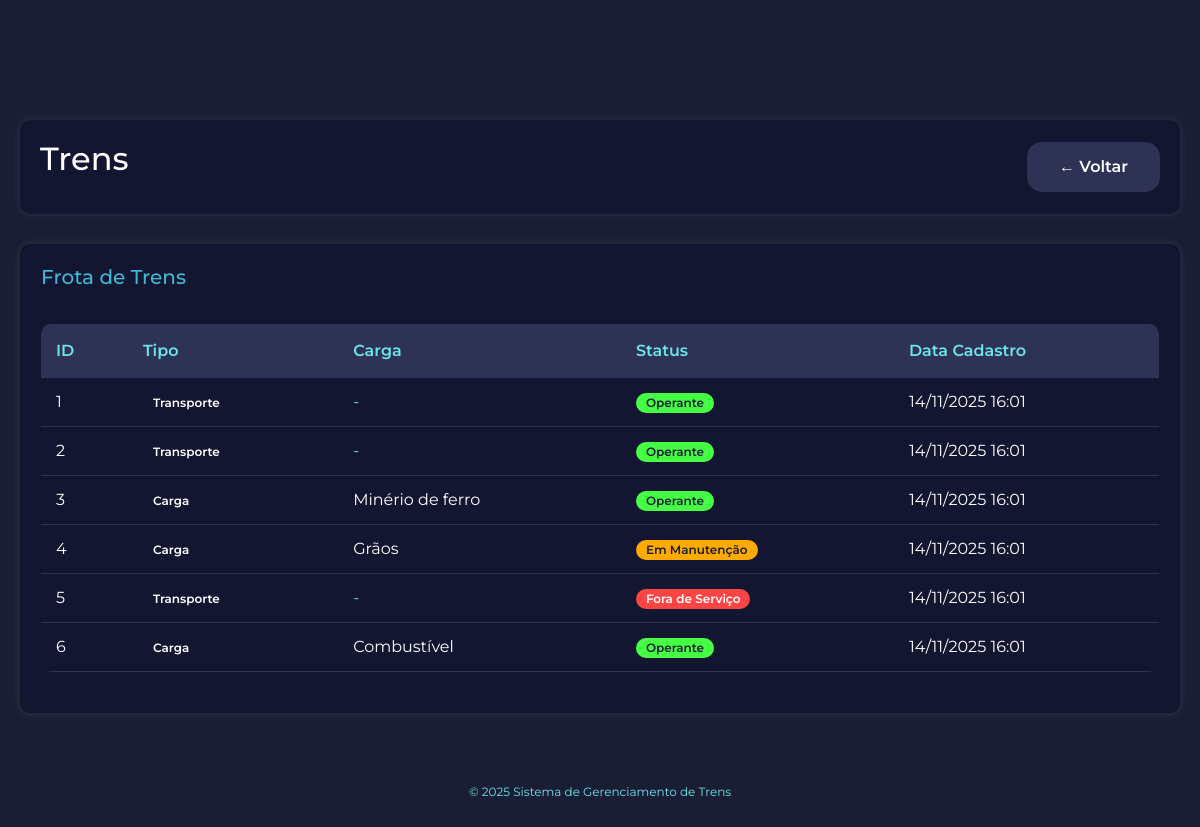
/trens/listar.php (signed in), run on the app's committed database.
### tables this page shows
CREATE TABLE trens (
    id_trem INT NOT NULL AUTO_INCREMENT PRIMARY KEY,
    tipo_trem ENUM('transporte', 'carga') NOT NULL,
    carga_trem VARCHAR(100) DEFAULT NULL,
    status_trem ENUM('operante', 'em_manutencao', 'fora_de_servico') NOT NULL DEFAULT 'operante',
    criado_em TIMESTAMP DEFAULT CURRENT_TIMESTAMP,
    atualizado_em TIMESTAMP DEFAULT CURRENT_TIMESTAMP ON UPDATE CURRENT_TIMESTAMP,
    
    INDEX idx_tipo (tipo_trem),
    INDEX idx_status (status_trem)
);

### verificar_sessao.php (called while the page is built, shortened)
<?php
function estaLogado() {
    return isset($_SESSION['logado']) &&
           $_SESSION['logado'] === true &&
           isset($_SESSION['usuario_id']);
}
function ehAdmin() {
    return isset($_SESSION['usuario_tipo']) &&
           $_SESSION['usuario_tipo'] === 'admin';
}
?>

### config.php (called while the page is built, shortened)
<?php
function sanitizar($texto) {
    return htmlspecialchars($texto, ENT_QUOTES, 'UTF-8');
}
function formatarTimestamp($timestamp) {
    $dt = new DateTime($timestamp);
    return $dt->format('d/m/Y H:i');
}
?>

### trens/listar.php (the view, shortened to what this page needs)
<?php
require_once '../verificar_sessao.php';
require_once '../config.php';
$ehAdmin = ehAdmin();
try {
    $sql = "SELECT * FROM trens ORDER BY criado_em DESC";
    $stmt = $pdo->query($sql);
    $trens = $stmt->fetchAll();
} catch(PDOException $e) {
    $erro = "Erro ao buscar trens.";
    $trens = [];
}
?>
<!DOCTYPE html>
<html lang="pt-BR">
<head>
    <link href="https://cdn.jsdelivr.net/npm/bootstrap@5.3.8/dist/css/bootstrap.min.css" rel="stylesheet">
    <link rel="stylesheet" href="../css/estilo.css">
</head>
<body>
    <div class="container" style="padding-top: 120px;">
        <div class="header-dashboard">
            <h1>Trens</h1>
            <?php if ($ehAdmin): ?>
                <div style="display: flex; gap: 10px;">
                    <a href="cadastrar.php" class="botao botao-primario">Novo Trem</a>
                    <a href="../dashboard.php" class="botao botao-secundario">← Voltar</a>
                </div>
            <?php else: ?>
                <a href="../dashboard.php" class="botao botao-secundario">← Voltar</a>
            <?php endif; ?>
        </div>
        <div class="card">
            <h2>Frota de Trens</h2>
            <?php if (empty($trens)): ?>
                <p style="text-align: center; color: #6ce5e8; padding: 20px;">
                    Nenhum trem cadastrado.
                </p>
            <?php else: ?>
                <div class="tabela-container">
                    <table class="tabela">
                        <thead>
                            <tr>
                                <th>ID</th>
                                <th>Tipo</th>
                                <th>Carga</th>
                                <th>Status</th>
                                <th>Data Cadastro</th>
                            </tr>
                        </thead>
                        <tbody>
                            <?php foreach($trens as $trem): ?>
                            <tr>
                                <td><?= $trem['id_trem'] ?></td>
                                <td>
                                    <span class="badge <?= $trem['tipo_trem']?>">
                                        <?= ucfirst($trem['tipo_trem']) ?>
                                    </span>
                                </td>
                                <td>
                                    <?php if ($trem['tipo_trem'] == 'carga' && $trem['carga_trem']): ?>
                                        <?= sanitizar($trem['carga_trem']) ?>
                                    <?php else: ?>
                                        <span style="color: #6ce5e8;">-</span>
                                    <?php endif; ?>
                                </td>
                                <td>
                                    <?php
                                    $badges = [
                                        'operante' => 'badge-concluida',
                                        'em_manutencao' => 'badge-pendente',
                                        'fora_de_servico' => 'badge-cancelada'
                                    ];
                                    $nomes = [
                                        'operante' => 'Operante',
                                        'em_manutencao' => 'Em Manutenção',
                                        'fora_de_servico' => 'Fora de Serviço'
                                    ];
                                    $classe = $badges[$trem['status_trem']] ?? '';
                                    ?>
                                    <span class="badge <?= $classe ?>">
                                        <?= $nomes[$trem['status_trem']] ?>
                                    </span>
                                </td>
                                <td><?= formatarTimestamp($trem['criado_em']) ?></td>
                            </tr>
                            <?php endforeach; ?>
                        </tbody>
                    </table>
                </div>
            <?php endif; ?>
        </div>
        <div class="rodape">
            <p>© 2025 Sistema de Gerenciamento de Trens</p>
        </div>
    </div>
</body>
</html>

### css/estilo.css (style rules this page uses)
* { margin: 0; padding: 0; box-sizing: border-box; font-family: "Montserrat", sans-serif; }
body { background-color: #1a1e34; color: white; min-height: 100vh; }
.container { max-width: 1200px; margin: 0 auto; padding: 20px; }
h1 { color: white; font-size: 2rem; margin-bottom: 1rem; }
h2 { color: #41b8d5; font-size: 1.5rem; margin-bottom: 1rem; }
.botao { padding: 0.8rem 2rem; border: none; border-radius: 15px; cursor: pointer; font-size: 16px; font-weight: 600; transition: all 0.3s; text-decoration: none; display: inline-block; }
.botao-secundario { background-color: #2e3356; color: white; }
.header-dashboard { background-color: #131630; border-radius: 10px; padding: 20px; margin-bottom: 30px; display: flex; justify-content: space-between; align-items: center; box-shadow: 0px 0px 10px rgba(255, 255, 255, 0.1); flex-wrap: wrap; gap: 15px; }
.card { background-color: #131630; border-radius: 10px; padding: 20px; box-shadow: 0px 0px 10px rgba(255, 255, 255, 0.1); }
.card h2 { color: #41b8d5; margin-bottom: 15px; font-size: 20px; }
.tabela-container { overflow-x: auto; margin: 20px 0; }
.tabela { width: 100%; border-collapse: collapse; background-color: #131630; border-radius: 10px; overflow: hidden; }
.tabela thead { background-color: #2e3356; }
.tabela th { padding: 15px; text-align: left; color: #6ce5e8; font-weight: 600; }
.tabela td { padding: 12px 15px; border-bottom: 1px solid #2e3356; color: white; }
.badge { display: inline-block; padding: 4px 10px; border-radius: 12px; font-size: 12px; font-weight: 600; }
.badge-pendente { background-color: #ffaa00; color: #1a1e34; }
.badge-concluida { background-color: #44ff44; color: #1a1e34; }
.badge-cancelada { background-color: #ff4444; color: white; }
.rodape { text-align: center; margin-top: 50px; padding: 20px; color: #6ce5e8; font-size: 12px; }

### data on the page
trens: id_trem "1", tipo_trem "Transporte", status_trem "Operante", criado_em "14/11/2025 16:01"
trens: id_trem "2", tipo_trem "Transporte", status_trem "Operante", criado_em "14/11/2025 16:01"
trens: id_trem "3", tipo_trem "Carga", carga_trem "Minério de ferro", status_trem "Operante", criado_em "14/11/2025 16:01"
trens: id_trem "4", tipo_trem "Carga", carga_trem "Grãos", status_trem "Em Manutenção", criado_em "14/11/2025 16:01"
trens: id_trem "5", tipo_trem "Transporte", status_trem "Fora de Serviço", criado_em "14/11/2025 16:01"
trens: id_trem "6", tipo_trem "Carga", carga_trem "Combustível", status_trem "Operante", criado_em "14/11/2025 16:01"
